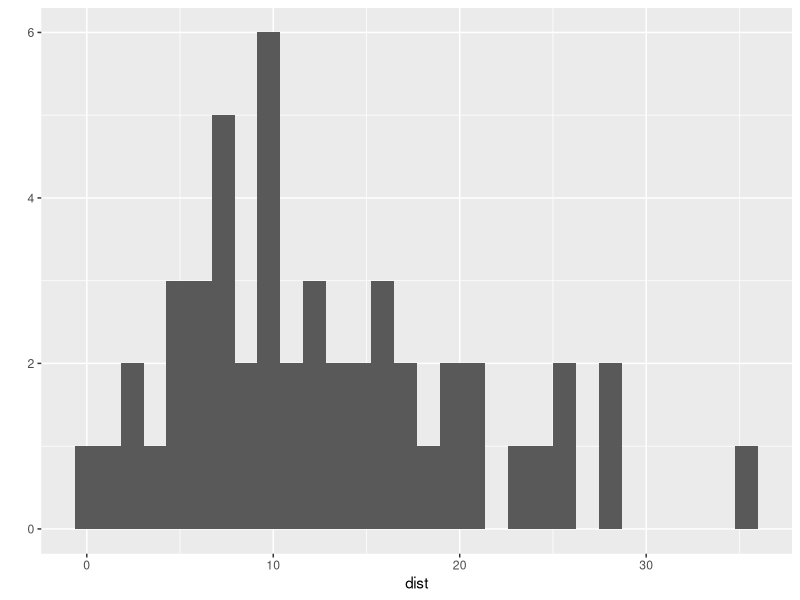
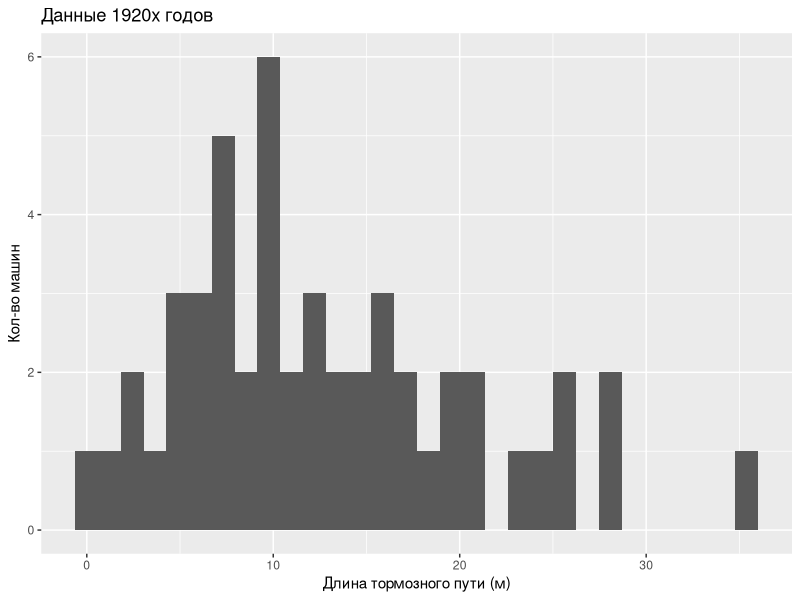
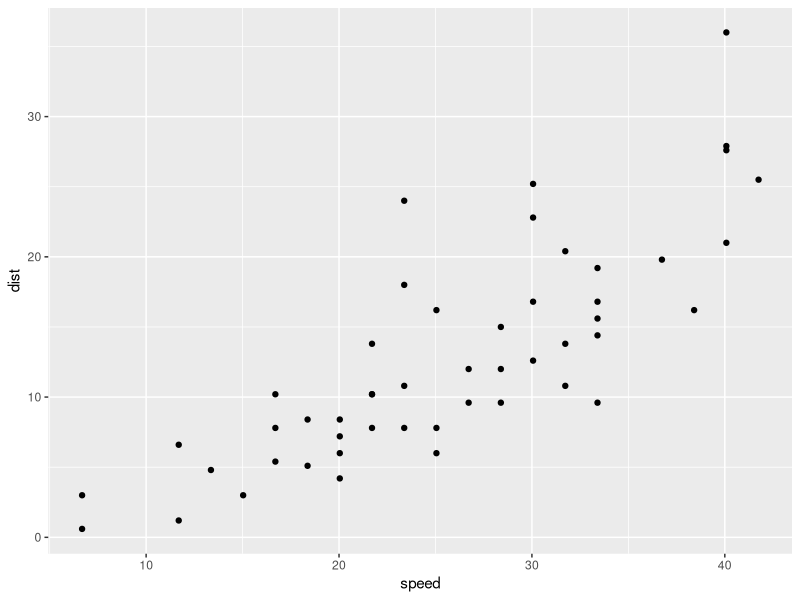
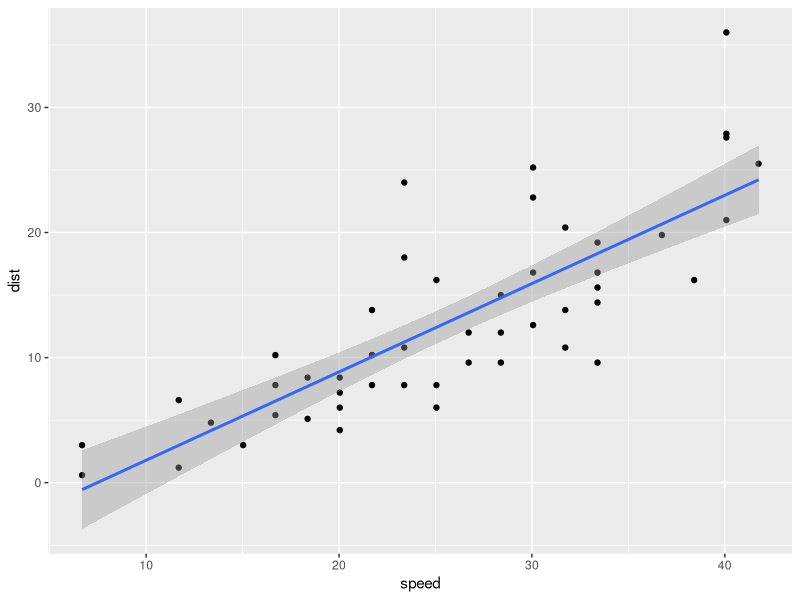
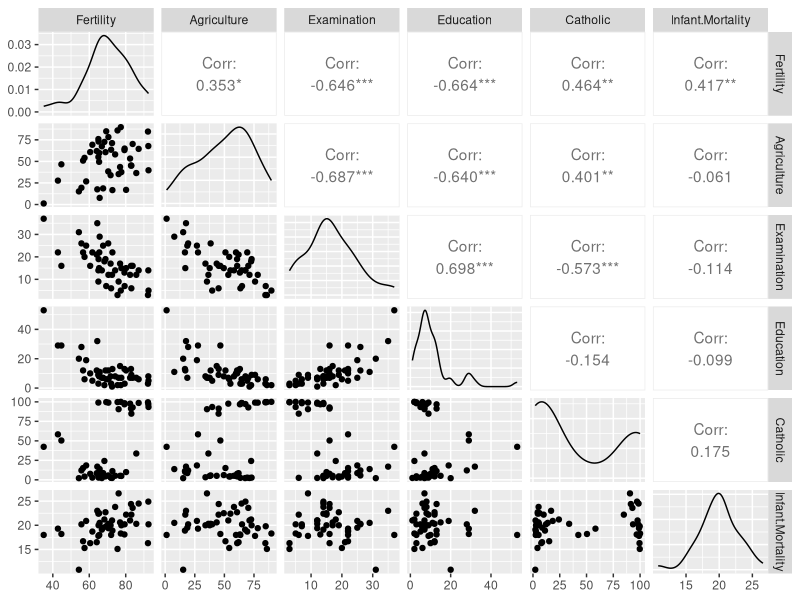

Reproduce these figures in R, in order.
library("psych")
library("dplyr")
library("ggplot2")
library("GGally")

d <- cars
glimpse(d)
help(cars)

head(d)
tail(d)
describe(d)
ncol(d)
nrow(d)

str(d)

mean(d$speed)

d2 <- mutate(d, speed=1.67*speed, dist=0.3*dist, ratio=dist/speed)
d2
glimpse(d2)


qplot(data=d2, dist)
qplot(data=d2, dist, xlab="Длина тормозного пути (м)",
      ylab = "Кол-во машин",
      main = "Данные 1920х годов")

qplot(data=d2,speed, dist)

model <- lm(data=d2, dist~speed)
model
beta_hat = coef(model)
beta_hat

eps_hat= residuals(model)
eps_hat


y <- d2$dist
y_hat <- fitted(model)
y_hat

RSS <- deviance(model)
RSS
TSS <- sum((y-mean(y))^2)
TSS
ESS <- TSS-RSS
ESS
R2 <- ESS/TSS
R2<-cor(y,y_hat)^2
R2
x <- model.matrix(model)
x

nd <- data.frame(speed=c(40,60))
nd
predict(model, nd)
qplot(data=d2,speed, dist) + stat_smooth(method="lm")


t <- swiss
help(swiss)
glimpse(t)
describe(t)
ggpairs(t)

model2 <- lm(data=t, Fertility~Agriculture+Education+Catholic)
coef(model2)
fitted(model2)
residuals(model2)
deviance(model2)
report <- summary(model2)
report
report$r.squared
cor(t$Fertility, fitted(model2))^2
  

nd2 <- data.frame(Agriculture=0.5, Catholic=0.5, Education=20)
predict(model2, nd2)


data("sleep")
glimpse(sleep)
